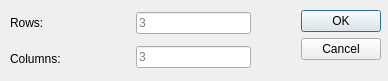
<?xml version="1.0" encoding="UTF-8"?>
<ui version="4.0">
 <class>CreateNewTableDialog</class>
 <widget class="QDialog" name="CreateNewTableDialog">
  <property name="geometry">
   <rect>
    <x>0</x>
    <y>0</y>
    <width>388</width>
    <height>81</height>
   </rect>
  </property>
  <property name="windowTitle">
   <string>Dialog</string>
  </property>
  <widget class="QWidget" name="layoutWidget">
   <property name="geometry">
    <rect>
     <x>10</x>
     <y>10</y>
     <width>371</width>
     <height>61</height>
    </rect>
   </property>
   <layout class="QHBoxLayout" name="horizontalLayout" stretch="1,1,0,0">
    <property name="spacing">
     <number>10</number>
    </property>
    <item>
     <layout class="QVBoxLayout" name="verticalLayout_2">
      <item>
       <widget class="QLabel" name="label">
        <property name="text">
         <string>Rows:</string>
        </property>
       </widget>
      </item>
      <item>
       <widget class="QLabel" name="label_2">
        <property name="text">
         <string>Columns:</string>
        </property>
       </widget>
      </item>
     </layout>
    </item>
    <item>
     <layout class="QVBoxLayout" name="verticalLayout">
      <item>
       <widget class="QLineEdit" name="lineEdit">
        <property name="inputMask">
         <string>999</string>
        </property>
        <property name="maxLength">
         <number>3</number>
        </property>
        <property name="placeholderText">
         <string>3</string>
        </property>
       </widget>
      </item>
      <item>
       <widget class="QLineEdit" name="lineEdit_2">
        <property name="inputMask">
         <string>9</string>
        </property>
        <property name="placeholderText">
         <string>3</string>
        </property>
       </widget>
      </item>
     </layout>
    </item>
    <item>
     <spacer name="horizontalSpacer">
      <property name="orientation">
       <enum>Qt::Horizontal</enum>
      </property>
      <property name="sizeHint" stdset="0">
       <size>
        <width>40</width>
        <height>20</height>
       </size>
      </property>
     </spacer>
    </item>
    <item>
     <widget class="QDialogButtonBox" name="buttonBox">
      <property name="sizePolicy">
       <sizepolicy hsizetype="Fixed" vsizetype="Minimum">
        <horstretch>0</horstretch>
        <verstretch>0</verstretch>
       </sizepolicy>
      </property>
      <property name="orientation">
       <enum>Qt::Vertical</enum>
      </property>
      <property name="standardButtons">
       <set>QDialogButtonBox::Cancel|QDialogButtonBox::Ok</set>
      </property>
     </widget>
    </item>
   </layout>
  </widget>
 </widget>
 <resources/>
 <connections>
  <connection>
   <sender>buttonBox</sender>
   <signal>accepted()</signal>
   <receiver>CreateNewTableDialog</receiver>
   <slot>accept()</slot>
   <hints>
    <hint type="sourcelabel">
     <x>248</x>
     <y>254</y>
    </hint>
    <hint type="destinationlabel">
     <x>157</x>
     <y>274</y>
    </hint>
   </hints>
  </connection>
  <connection>
   <sender>buttonBox</sender>
   <signal>rejected()</signal>
   <receiver>CreateNewTableDialog</receiver>
   <slot>reject()</slot>
   <hints>
    <hint type="sourcelabel">
     <x>316</x>
     <y>260</y>
    </hint>
    <hint type="destinationlabel">
     <x>286</x>
     <y>274</y>
    </hint>
   </hints>
  </connection>
 </connections>
</ui>
